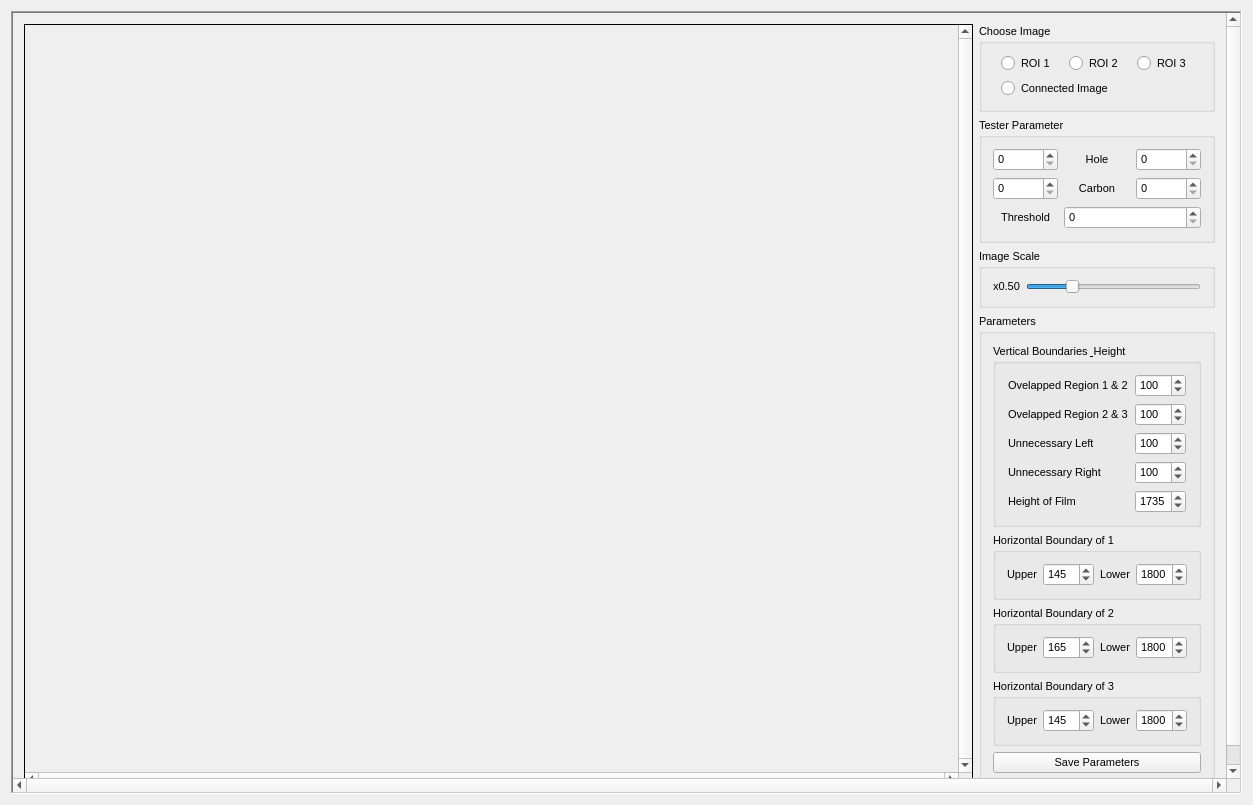
<?xml version="1.0" encoding="UTF-8"?>
<ui version="4.0">
 <class>Vision_GUI</class>
 <widget class="QMainWindow" name="Vision_GUI">
  <property name="geometry">
   <rect>
    <x>0</x>
    <y>0</y>
    <width>1253</width>
    <height>805</height>
   </rect>
  </property>
  <property name="sizePolicy">
   <sizepolicy hsizetype="Expanding" vsizetype="Expanding">
    <horstretch>0</horstretch>
    <verstretch>0</verstretch>
   </sizepolicy>
  </property>
  <property name="tabletTracking">
   <bool>false</bool>
  </property>
  <property name="windowTitle">
   <string>Vision_GUI</string>
  </property>
  <property name="dockOptions">
   <set>QMainWindow::AllowTabbedDocks|QMainWindow::AnimatedDocks</set>
  </property>
  <widget class="QWidget" name="centralWidget">
   <layout class="QGridLayout" name="gridLayout_2">
    <item row="0" column="0">
     <widget class="QScrollArea" name="scrollArea_2">
      <property name="sizePolicy">
       <sizepolicy hsizetype="Preferred" vsizetype="Preferred">
        <horstretch>0</horstretch>
        <verstretch>0</verstretch>
       </sizepolicy>
      </property>
      <property name="frameShape">
       <enum>QFrame::WinPanel</enum>
      </property>
      <property name="frameShadow">
       <enum>QFrame::Sunken</enum>
      </property>
      <property name="verticalScrollBarPolicy">
       <enum>Qt::ScrollBarAlwaysOn</enum>
      </property>
      <property name="horizontalScrollBarPolicy">
       <enum>Qt::ScrollBarAlwaysOn</enum>
      </property>
      <property name="sizeAdjustPolicy">
       <enum>QAbstractScrollArea::AdjustToContents</enum>
      </property>
      <property name="widgetResizable">
       <bool>true</bool>
      </property>
      <property name="alignment">
       <set>Qt::AlignLeading|Qt::AlignLeft|Qt::AlignTop</set>
      </property>
      <widget class="QWidget" name="scrollAreaWidgetContents">
       <property name="geometry">
        <rect>
         <x>0</x>
         <y>0</y>
         <width>1217</width>
         <height>769</height>
        </rect>
       </property>
       <property name="contextMenuPolicy">
        <enum>Qt::DefaultContextMenu</enum>
       </property>
       <layout class="QGridLayout" name="gridLayout">
        <item row="2" column="1">
         <widget class="QGroupBox" name="ScaleBox">
          <property name="sizePolicy">
           <sizepolicy hsizetype="Preferred" vsizetype="Preferred">
            <horstretch>0</horstretch>
            <verstretch>0</verstretch>
           </sizepolicy>
          </property>
          <property name="font">
           <font>
            <pointsize>8</pointsize>
           </font>
          </property>
          <property name="title">
           <string>Image Scale</string>
          </property>
          <layout class="QGridLayout" name="gridLayout_5">
           <item row="0" column="1">
            <widget class="QSlider" name="ScaleBar">
             <property name="sizePolicy">
              <sizepolicy hsizetype="Minimum" vsizetype="Preferred">
               <horstretch>0</horstretch>
               <verstretch>0</verstretch>
              </sizepolicy>
             </property>
             <property name="minimum">
              <number>1</number>
             </property>
             <property name="maximum">
              <number>200</number>
             </property>
             <property name="value">
              <number>50</number>
             </property>
             <property name="orientation">
              <enum>Qt::Horizontal</enum>
             </property>
            </widget>
           </item>
           <item row="0" column="0">
            <widget class="QLabel" name="ScaleLabel">
             <property name="sizePolicy">
              <sizepolicy hsizetype="Fixed" vsizetype="Preferred">
               <horstretch>0</horstretch>
               <verstretch>0</verstretch>
              </sizepolicy>
             </property>
             <property name="text">
              <string>x0.50</string>
             </property>
            </widget>
           </item>
          </layout>
         </widget>
        </item>
        <item row="0" column="0" rowspan="4">
         <widget class="QScrollArea" name="scrollArea">
          <property name="sizePolicy">
           <sizepolicy hsizetype="Preferred" vsizetype="Preferred">
            <horstretch>0</horstretch>
            <verstretch>0</verstretch>
           </sizepolicy>
          </property>
          <property name="cursor" stdset="0">
           <cursorShape>PointingHandCursor</cursorShape>
          </property>
          <property name="contextMenuPolicy">
           <enum>Qt::PreventContextMenu</enum>
          </property>
          <property name="frameShape">
           <enum>QFrame::Box</enum>
          </property>
          <property name="frameShadow">
           <enum>QFrame::Plain</enum>
          </property>
          <property name="verticalScrollBarPolicy">
           <enum>Qt::ScrollBarAlwaysOn</enum>
          </property>
          <property name="horizontalScrollBarPolicy">
           <enum>Qt::ScrollBarAlwaysOn</enum>
          </property>
          <property name="sizeAdjustPolicy">
           <enum>QAbstractScrollArea::AdjustToContents</enum>
          </property>
          <property name="widgetResizable">
           <bool>true</bool>
          </property>
          <widget class="QWidget" name="scrollAreaWidgetContents_2">
           <property name="geometry">
            <rect>
             <x>0</x>
             <y>0</y>
             <width>937</width>
             <height>735</height>
            </rect>
           </property>
           <property name="toolTip">
            <string/>
           </property>
           <layout class="QFormLayout" name="formLayout">
            <item row="0" column="0">
             <widget class="QLabel" name="ImageViewer">
              <property name="enabled">
               <bool>true</bool>
              </property>
              <property name="sizePolicy">
               <sizepolicy hsizetype="Preferred" vsizetype="Preferred">
                <horstretch>0</horstretch>
                <verstretch>0</verstretch>
               </sizepolicy>
              </property>
              <property name="text">
               <string/>
              </property>
              <property name="scaledContents">
               <bool>true</bool>
              </property>
             </widget>
            </item>
           </layout>
          </widget>
         </widget>
        </item>
        <item row="1" column="1">
         <widget class="QGroupBox" name="TesterBox">
          <property name="sizePolicy">
           <sizepolicy hsizetype="Preferred" vsizetype="Preferred">
            <horstretch>0</horstretch>
            <verstretch>0</verstretch>
           </sizepolicy>
          </property>
          <property name="font">
           <font>
            <pointsize>8</pointsize>
           </font>
          </property>
          <property name="title">
           <string>Tester Parameter</string>
          </property>
          <layout class="QGridLayout" name="gridLayout_10">
           <item row="1" column="1">
            <widget class="QLabel" name="Carbon">
             <property name="text">
              <string>Carbon</string>
             </property>
             <property name="alignment">
              <set>Qt::AlignCenter</set>
             </property>
            </widget>
           </item>
           <item row="0" column="0">
            <widget class="QSpinBox" name="MinHole">
             <property name="maximum">
              <number>50000</number>
             </property>
            </widget>
           </item>
           <item row="1" column="0">
            <widget class="QSpinBox" name="MinCarbon">
             <property name="maximum">
              <number>50000</number>
             </property>
            </widget>
           </item>
           <item row="0" column="1">
            <widget class="QLabel" name="Hole">
             <property name="text">
              <string>Hole</string>
             </property>
             <property name="alignment">
              <set>Qt::AlignCenter</set>
             </property>
            </widget>
           </item>
           <item row="1" column="2">
            <widget class="QSpinBox" name="MaxCarbon">
             <property name="maximum">
              <number>50000</number>
             </property>
            </widget>
           </item>
           <item row="0" column="2">
            <widget class="QSpinBox" name="MaxHole">
             <property name="maximum">
              <number>50000</number>
             </property>
            </widget>
           </item>
           <item row="2" column="0">
            <widget class="QLabel" name="Thresh">
             <property name="text">
              <string>Threshold</string>
             </property>
             <property name="alignment">
              <set>Qt::AlignCenter</set>
             </property>
            </widget>
           </item>
           <item row="2" column="1" colspan="2">
            <widget class="QSpinBox" name="ThreshValue">
             <property name="maximum">
              <number>50000</number>
             </property>
            </widget>
           </item>
          </layout>
         </widget>
        </item>
        <item row="3" column="1">
         <widget class="QGroupBox" name="ParameterBox">
          <property name="sizePolicy">
           <sizepolicy hsizetype="Maximum" vsizetype="Preferred">
            <horstretch>0</horstretch>
            <verstretch>0</verstretch>
           </sizepolicy>
          </property>
          <property name="font">
           <font>
            <pointsize>8</pointsize>
           </font>
          </property>
          <property name="title">
           <string>Parameters</string>
          </property>
          <layout class="QGridLayout" name="gridLayout_4">
           <item row="12" column="0">
            <widget class="QGroupBox" name="groupBox_2">
             <property name="title">
              <string>Horizontal Boundary of 2</string>
             </property>
             <layout class="QGridLayout" name="gridLayout_7">
              <item row="0" column="1">
               <widget class="QSpinBox" name="up2_spin">
                <property name="sizePolicy">
                 <sizepolicy hsizetype="Fixed" vsizetype="Fixed">
                  <horstretch>0</horstretch>
                  <verstretch>0</verstretch>
                 </sizepolicy>
                </property>
                <property name="maximum">
                 <number>2000</number>
                </property>
                <property name="value">
                 <number>165</number>
                </property>
               </widget>
              </item>
              <item row="0" column="2">
               <widget class="QLabel" name="label_10">
                <property name="sizePolicy">
                 <sizepolicy hsizetype="Fixed" vsizetype="Fixed">
                  <horstretch>0</horstretch>
                  <verstretch>0</verstretch>
                 </sizepolicy>
                </property>
                <property name="text">
                 <string>Lower</string>
                </property>
               </widget>
              </item>
              <item row="0" column="0">
               <widget class="QLabel" name="label_9">
                <property name="sizePolicy">
                 <sizepolicy hsizetype="Fixed" vsizetype="Fixed">
                  <horstretch>0</horstretch>
                  <verstretch>0</verstretch>
                 </sizepolicy>
                </property>
                <property name="text">
                 <string>Upper</string>
                </property>
               </widget>
              </item>
              <item row="0" column="3">
               <widget class="QSpinBox" name="low2_spin">
                <property name="sizePolicy">
                 <sizepolicy hsizetype="Fixed" vsizetype="Fixed">
                  <horstretch>0</horstretch>
                  <verstretch>0</verstretch>
                 </sizepolicy>
                </property>
                <property name="maximum">
                 <number>2000</number>
                </property>
                <property name="value">
                 <number>1800</number>
                </property>
               </widget>
              </item>
             </layout>
            </widget>
           </item>
           <item row="11" column="0">
            <widget class="QGroupBox" name="groupBox">
             <property name="title">
              <string>Horizontal Boundary of 1</string>
             </property>
             <layout class="QGridLayout" name="gridLayout_6">
              <item row="0" column="0">
               <widget class="QLabel" name="label_6">
                <property name="sizePolicy">
                 <sizepolicy hsizetype="Fixed" vsizetype="Fixed">
                  <horstretch>0</horstretch>
                  <verstretch>0</verstretch>
                 </sizepolicy>
                </property>
                <property name="text">
                 <string>Upper</string>
                </property>
               </widget>
              </item>
              <item row="0" column="2">
               <widget class="QLabel" name="label_7">
                <property name="sizePolicy">
                 <sizepolicy hsizetype="Fixed" vsizetype="Fixed">
                  <horstretch>0</horstretch>
                  <verstretch>0</verstretch>
                 </sizepolicy>
                </property>
                <property name="text">
                 <string>Lower</string>
                </property>
               </widget>
              </item>
              <item row="0" column="1">
               <widget class="QSpinBox" name="up1_spin">
                <property name="sizePolicy">
                 <sizepolicy hsizetype="Fixed" vsizetype="Fixed">
                  <horstretch>0</horstretch>
                  <verstretch>0</verstretch>
                 </sizepolicy>
                </property>
                <property name="maximum">
                 <number>2000</number>
                </property>
                <property name="value">
                 <number>145</number>
                </property>
               </widget>
              </item>
              <item row="0" column="3">
               <widget class="QSpinBox" name="low1_spin">
                <property name="sizePolicy">
                 <sizepolicy hsizetype="Fixed" vsizetype="Fixed">
                  <horstretch>0</horstretch>
                  <verstretch>0</verstretch>
                 </sizepolicy>
                </property>
                <property name="maximum">
                 <number>2000</number>
                </property>
                <property name="value">
                 <number>1800</number>
                </property>
                <property name="displayIntegerBase">
                 <number>10</number>
                </property>
               </widget>
              </item>
             </layout>
            </widget>
           </item>
           <item row="13" column="0">
            <widget class="QGroupBox" name="groupBox_3">
             <property name="title">
              <string>Horizontal Boundary of 3</string>
             </property>
             <layout class="QGridLayout" name="gridLayout_8">
              <item row="0" column="1">
               <widget class="QSpinBox" name="up3_spin">
                <property name="sizePolicy">
                 <sizepolicy hsizetype="Fixed" vsizetype="Fixed">
                  <horstretch>0</horstretch>
                  <verstretch>0</verstretch>
                 </sizepolicy>
                </property>
                <property name="maximum">
                 <number>2000</number>
                </property>
                <property name="value">
                 <number>145</number>
                </property>
               </widget>
              </item>
              <item row="0" column="2">
               <widget class="QLabel" name="label_12">
                <property name="sizePolicy">
                 <sizepolicy hsizetype="Fixed" vsizetype="Fixed">
                  <horstretch>0</horstretch>
                  <verstretch>0</verstretch>
                 </sizepolicy>
                </property>
                <property name="text">
                 <string>Lower</string>
                </property>
               </widget>
              </item>
              <item row="0" column="0">
               <widget class="QLabel" name="label_13">
                <property name="sizePolicy">
                 <sizepolicy hsizetype="Fixed" vsizetype="Fixed">
                  <horstretch>0</horstretch>
                  <verstretch>0</verstretch>
                 </sizepolicy>
                </property>
                <property name="text">
                 <string>Upper</string>
                </property>
               </widget>
              </item>
              <item row="0" column="3">
               <widget class="QSpinBox" name="low3_spin">
                <property name="sizePolicy">
                 <sizepolicy hsizetype="Fixed" vsizetype="Fixed">
                  <horstretch>0</horstretch>
                  <verstretch>0</verstretch>
                 </sizepolicy>
                </property>
                <property name="maximum">
                 <number>2000</number>
                </property>
                <property name="value">
                 <number>1800</number>
                </property>
               </widget>
              </item>
             </layout>
            </widget>
           </item>
           <item row="14" column="0">
            <widget class="QPushButton" name="SaveBtn">
             <property name="sizePolicy">
              <sizepolicy hsizetype="Preferred" vsizetype="Preferred">
               <horstretch>0</horstretch>
               <verstretch>0</verstretch>
              </sizepolicy>
             </property>
             <property name="text">
              <string>Save Parameters</string>
             </property>
            </widget>
           </item>
           <item row="9" column="0" rowspan="2">
            <widget class="QGroupBox" name="groupBox_4">
             <property name="title">
              <string>Vertical Boundaries &amp; Height</string>
             </property>
             <layout class="QGridLayout" name="gridLayout_9">
              <item row="1" column="0">
               <widget class="QLabel" name="label_3">
                <property name="sizePolicy">
                 <sizepolicy hsizetype="Fixed" vsizetype="Fixed">
                  <horstretch>0</horstretch>
                  <verstretch>0</verstretch>
                 </sizepolicy>
                </property>
                <property name="text">
                 <string>Ovelapped Region 2 &amp; 3</string>
                </property>
               </widget>
              </item>
              <item row="0" column="0">
               <widget class="QLabel" name="label_2">
                <property name="sizePolicy">
                 <sizepolicy hsizetype="Fixed" vsizetype="Fixed">
                  <horstretch>0</horstretch>
                  <verstretch>0</verstretch>
                 </sizepolicy>
                </property>
                <property name="text">
                 <string>Ovelapped Region 1 &amp; 2</string>
                </property>
               </widget>
              </item>
              <item row="1" column="1">
               <widget class="QSpinBox" name="over23_spin">
                <property name="sizePolicy">
                 <sizepolicy hsizetype="Fixed" vsizetype="Fixed">
                  <horstretch>0</horstretch>
                  <verstretch>0</verstretch>
                 </sizepolicy>
                </property>
                <property name="maximum">
                 <number>2000</number>
                </property>
                <property name="value">
                 <number>100</number>
                </property>
                <property name="displayIntegerBase">
                 <number>10</number>
                </property>
               </widget>
              </item>
              <item row="3" column="1">
               <widget class="QSpinBox" name="right_spin">
                <property name="sizePolicy">
                 <sizepolicy hsizetype="Fixed" vsizetype="Fixed">
                  <horstretch>0</horstretch>
                  <verstretch>0</verstretch>
                 </sizepolicy>
                </property>
                <property name="maximum">
                 <number>2000</number>
                </property>
                <property name="value">
                 <number>100</number>
                </property>
               </widget>
              </item>
              <item row="2" column="0">
               <widget class="QLabel" name="label_14">
                <property name="sizePolicy">
                 <sizepolicy hsizetype="Fixed" vsizetype="Fixed">
                  <horstretch>0</horstretch>
                  <verstretch>0</verstretch>
                 </sizepolicy>
                </property>
                <property name="text">
                 <string>Unnecessary Left</string>
                </property>
               </widget>
              </item>
              <item row="2" column="1">
               <widget class="QSpinBox" name="left_spin">
                <property name="sizePolicy">
                 <sizepolicy hsizetype="Fixed" vsizetype="Fixed">
                  <horstretch>0</horstretch>
                  <verstretch>0</verstretch>
                 </sizepolicy>
                </property>
                <property name="maximum">
                 <number>2000</number>
                </property>
                <property name="value">
                 <number>100</number>
                </property>
               </widget>
              </item>
              <item row="0" column="1">
               <widget class="QSpinBox" name="over12_spin">
                <property name="sizePolicy">
                 <sizepolicy hsizetype="Fixed" vsizetype="Fixed">
                  <horstretch>0</horstretch>
                  <verstretch>0</verstretch>
                 </sizepolicy>
                </property>
                <property name="maximum">
                 <number>2000</number>
                </property>
                <property name="value">
                 <number>100</number>
                </property>
                <property name="displayIntegerBase">
                 <number>10</number>
                </property>
               </widget>
              </item>
              <item row="3" column="0">
               <widget class="QLabel" name="label_5">
                <property name="sizePolicy">
                 <sizepolicy hsizetype="Fixed" vsizetype="Fixed">
                  <horstretch>0</horstretch>
                  <verstretch>0</verstretch>
                 </sizepolicy>
                </property>
                <property name="text">
                 <string>Unnecessary Right</string>
                </property>
               </widget>
              </item>
              <item row="4" column="1">
               <widget class="QSpinBox" name="height_spin">
                <property name="sizePolicy">
                 <sizepolicy hsizetype="Fixed" vsizetype="Fixed">
                  <horstretch>0</horstretch>
                  <verstretch>0</verstretch>
                 </sizepolicy>
                </property>
                <property name="maximum">
                 <number>2000</number>
                </property>
                <property name="value">
                 <number>1735</number>
                </property>
               </widget>
              </item>
              <item row="4" column="0">
               <widget class="QLabel" name="label_15">
                <property name="sizePolicy">
                 <sizepolicy hsizetype="Fixed" vsizetype="Fixed">
                  <horstretch>0</horstretch>
                  <verstretch>0</verstretch>
                 </sizepolicy>
                </property>
                <property name="text">
                 <string>Height of Film</string>
                </property>
               </widget>
              </item>
             </layout>
            </widget>
           </item>
          </layout>
         </widget>
        </item>
        <item row="0" column="1">
         <widget class="QGroupBox" name="ImgChoiceBox">
          <property name="sizePolicy">
           <sizepolicy hsizetype="Preferred" vsizetype="Preferred">
            <horstretch>0</horstretch>
            <verstretch>0</verstretch>
           </sizepolicy>
          </property>
          <property name="font">
           <font>
            <pointsize>8</pointsize>
           </font>
          </property>
          <property name="title">
           <string>Choose Image</string>
          </property>
          <layout class="QGridLayout" name="gridLayout_3">
           <item row="2" column="0" colspan="2">
            <widget class="QRadioButton" name="Connected_radio">
             <property name="sizePolicy">
              <sizepolicy hsizetype="Fixed" vsizetype="Fixed">
               <horstretch>0</horstretch>
               <verstretch>0</verstretch>
              </sizepolicy>
             </property>
             <property name="text">
              <string>Connected Image</string>
             </property>
             <property name="checkable">
              <bool>true</bool>
             </property>
             <property name="checked">
              <bool>false</bool>
             </property>
             <property name="autoExclusive">
              <bool>true</bool>
             </property>
            </widget>
           </item>
           <item row="1" column="0">
            <widget class="QRadioButton" name="ROI1_radio">
             <property name="sizePolicy">
              <sizepolicy hsizetype="Fixed" vsizetype="Fixed">
               <horstretch>0</horstretch>
               <verstretch>0</verstretch>
              </sizepolicy>
             </property>
             <property name="text">
              <string>ROI 1</string>
             </property>
             <property name="checkable">
              <bool>true</bool>
             </property>
             <property name="checked">
              <bool>false</bool>
             </property>
             <property name="autoExclusive">
              <bool>true</bool>
             </property>
            </widget>
           </item>
           <item row="1" column="1">
            <widget class="QRadioButton" name="ROI2_radio">
             <property name="sizePolicy">
              <sizepolicy hsizetype="Fixed" vsizetype="Fixed">
               <horstretch>0</horstretch>
               <verstretch>0</verstretch>
              </sizepolicy>
             </property>
             <property name="text">
              <string>ROI 2</string>
             </property>
             <property name="checkable">
              <bool>true</bool>
             </property>
             <property name="checked">
              <bool>false</bool>
             </property>
             <property name="autoExclusive">
              <bool>true</bool>
             </property>
            </widget>
           </item>
           <item row="1" column="2">
            <widget class="QRadioButton" name="ROI3_radio">
             <property name="sizePolicy">
              <sizepolicy hsizetype="Fixed" vsizetype="Fixed">
               <horstretch>0</horstretch>
               <verstretch>0</verstretch>
              </sizepolicy>
             </property>
             <property name="text">
              <string>ROI 3</string>
             </property>
             <property name="checkable">
              <bool>true</bool>
             </property>
             <property name="checked">
              <bool>false</bool>
             </property>
             <property name="autoExclusive">
              <bool>true</bool>
             </property>
            </widget>
           </item>
          </layout>
         </widget>
        </item>
       </layout>
      </widget>
     </widget>
    </item>
   </layout>
  </widget>
 </widget>
 <layoutdefault spacing="6" margin="11"/>
 <resources/>
 <connections/>
</ui>
